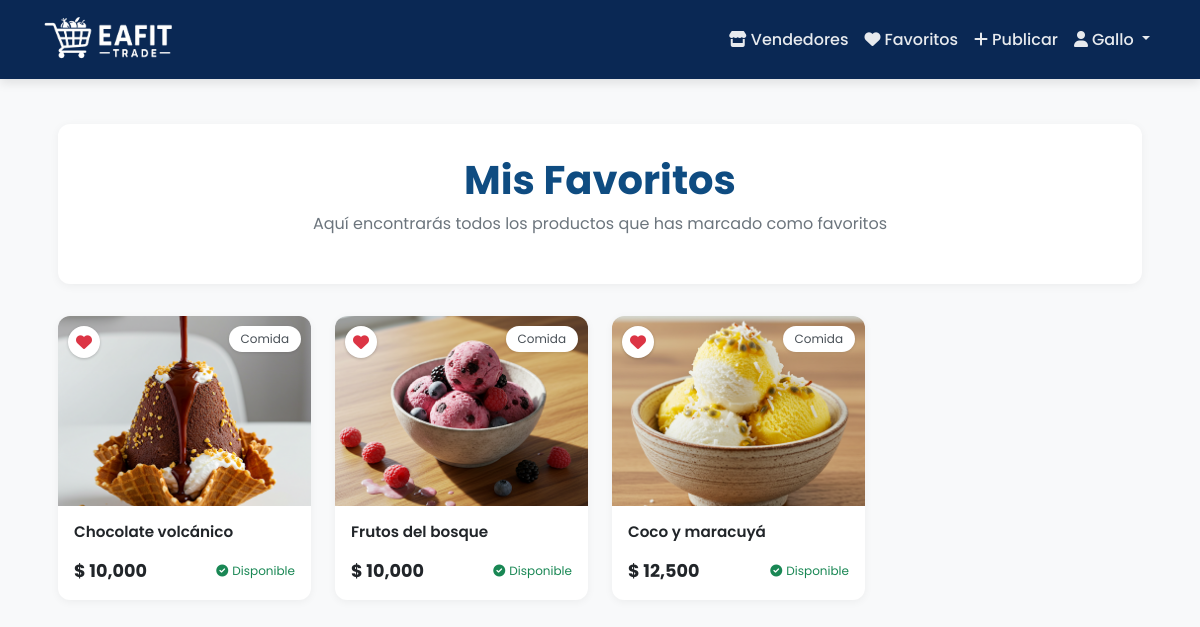
The app's page /favorites/ (signed in), older data.
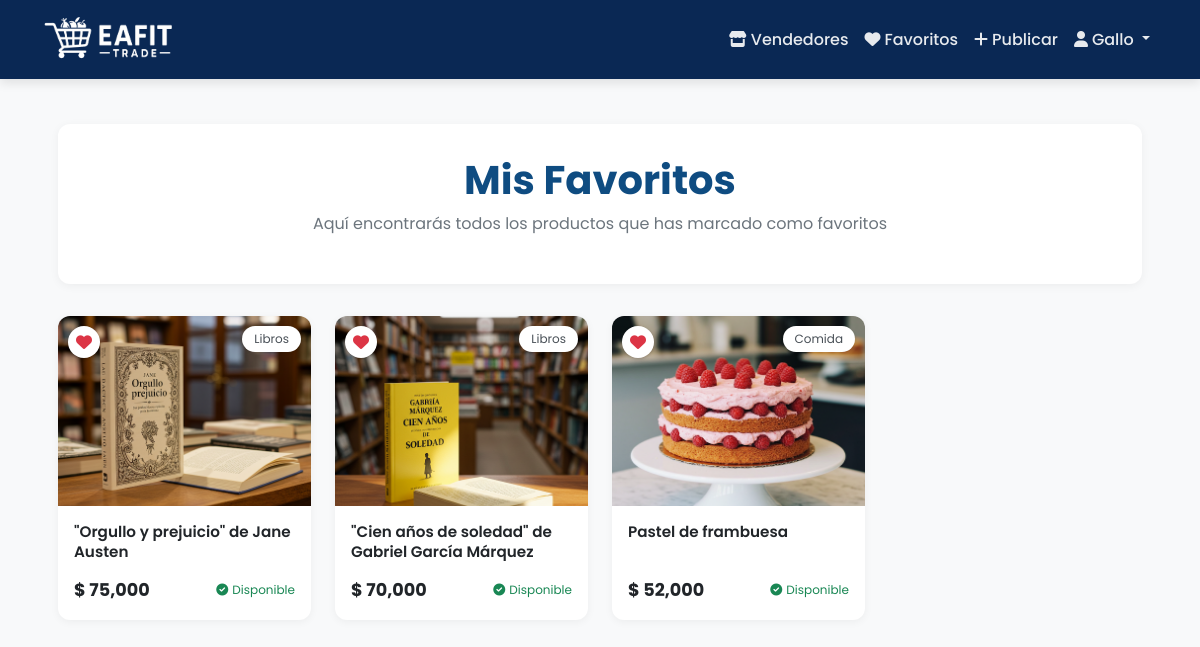
The same page, newer data.
### products/models.py (models this page shows, shortened)
class Favorite(models.Model):
    user = models.ForeignKey(
        User,
        on_delete=models.CASCADE,
        related_name='favorites'
    )
    product = models.ForeignKey(
        Product,
        on_delete=models.CASCADE,
        related_name='favorited_by'
    )
    created_at = models.DateTimeField(
        auto_now_add=True,
        verbose_name='Fecha de agregado'
    )
    class Meta:
        unique_together = ['user', 'product']
        ordering = ['-created_at']
        verbose_name = 'Favorito'
        verbose_name_plural = 'Favoritos'

class Product(models.Model):
    CATEGORY_CHOICES = [
        ('Comida', 'Comida'),
        ('Ropa', 'Ropa'),
        ('Tecnología', 'Tecnología'),
        ('Libros', 'Libros'),
        ('Otros', 'Otros'),
    ]
    CONDITION_CHOICES = [
        ('Nuevo', 'Nuevo'),
        ('Usado', 'Usado'),
        ('Buen estado', 'Buen estado'),
    ]
    FOOD_TYPE_CHOICES = [
        ('Panadería', 'Panadería'),
        ('Galletas', 'Galletas'),
        ('Repostería', 'Repostería'),
        ('Frutas', 'Frutas'),
        ('Frituras', 'Frituras'),
        ('Dulces', 'Dulces'),
        ('Helados', 'Helados'),
        ('Snacks', 'Snacks'),
        ('Comida rápida', 'Comida rápida'),
        ('Otros', 'Otros'),
    ]
    name = models.CharField(
        max_length=255,
        verbose_name='Nombre',
        help_text='Nombre del producto'
    )
    category = models.CharField(
        max_length=50,
        choices=CATEGORY_CHOICES,
        verbose_name='Categoría',
        null=True,
        blank=True
    )
    food_type = models.CharField(
        max_length=50,
        choices=FOOD_TYPE_CHOICES,
        verbose_name='Tipo de Comida',
        blank=True,
        null=True
    )
    description = models.TextField(
        verbose_name='Descripción',
        help_text='Describe tu producto detalladamente'
    )
    price = models.DecimalField(
        max_digits=10,
        decimal_places=2,
        validators=[MinValueValidator(0.01)],
        verbose_name='Precio',
        help_text='Precio en pesos colombianos'
    )
    published_at = models.DateTimeField(
        default=timezone.now,
        verbose_name='Fecha de publicación'
    )
    condition = models.CharField(
        max_length=50,
        choices=CONDITION_CHOICES,
        verbose_name='Estado',
        blank=True,
        null=True
    )
    image = models.ImageField(
        upload_to='products/',
        verbose_name='Imagen',
        help_text='Imagen del producto'
    )
    seller = models.ForeignKey(
        User,
        on_delete=models.CASCADE,
        verbose_name='Vendedor',
        related_name='products'
    )
    available = models.BooleanField(
        default=True,
        verbose_name='Disponible'
    )
    class Meta:
        verbose_name = 'Producto'
        verbose_name_plural = 'Productos'
        ordering = ['-published_at']
        indexes = [
            models.Index(fields=['name']),
            models.Index(fields=['category']),
            models.Index(fields=['available']),
        ]

### products/views.py (the view)
# urls.py: path('favorites/', products_views.favorites_list, name='favorites_list'),
@login_required
def favorites_list(request):
    favorites = Favorite.objects.filter(user=request.user)
    if not favorites.exists():
        messages.info(request, 'No tienes productos favoritos. Explora la tienda para agregar algunos.')
    return render(request, 'products/favorites.html', {
        'favorites': favorites
    })

### products/templates/products/favorites.html (shortened to what this page needs)
{% extends 'products/base.html' %}
{% load humanize %}
{% block content %}
<div class="favorites-container">
    <div class="favorites-header">
        <h1>Mis Favoritos</h1>
        <p>Aquí encontrarás todos los productos que has marcado como favoritos</p>
    </div>
    <div id="favorites-content">
        {% if favorites %}
        <div class="products-grid">
            {% for favorite in favorites %}
            <div class="product-card {% if not favorite.product.available %}product-unavailable{% endif %}" id="favorite-{{ favorite.product.id }}">
                <button
                    onclick="toggleFavorite(event, '{{ favorite.product.id }}')"
                    class="favorite-btn"
                    title="Eliminar de favoritos"
                >
                    <i class="fas fa-heart"></i>
                </button>
                <div class="product-img-container">
                    {% if favorite.product.image %}
                    <img src="{{ favorite.product.image.url }}" class="product-img" alt="{{ favorite.product.name }}">
                    {% else %}
                    <div class="product-img default-img"></div>
                    {% endif %}
                    <span class="category-badge">{{ favorite.product.get_category_display }}</span>
                </div>
                <div class="product-body">
                    <a href="{% url 'product_detail' favorite.product.id %}" class="text-decoration-none">
                        <h3 class="product-title">{{ favorite.product.name }}</h3>
                    </a>
                    <div class="price-container">
                        <div class="d-flex align-items-center justify-content-between">
                            <span class="product-price">$ {{ favorite.product.price|floatformat:0|intcomma }}</span>
                            {% if favorite.product.available %}
                            <span class="availability-badge text-success">
                                <i class="fas fa-check-circle"></i>Disponible
                            </span>
                            {% else %}
                            <span class="availability-badge text-danger">
                                <i class="fas fa-times-circle"></i>No disponible
                            </span>
                            {% endif %}
                        </div>
                    </div>
                </div>
            </div>
            {% endfor %}
        </div>
        {% endif %}
    </div>
</div>
{% endblock %}

### products/templates/products/base.html (shortened to what this page needs)
<!DOCTYPE html>
<html>
<head>
    <link href="https://cdn.jsdelivr.net/npm/bootstrap@5.3.2/dist/css/bootstrap.min.css" rel="stylesheet">
    <link href="https://cdnjs.cloudflare.com/ajax/libs/font-awesome/6.0.0/css/all.min.css" rel="stylesheet">
</head>
<body>
    <nav class="navbar navbar-expand-lg navbar-dark">
        <div class="container">
            <a class="navbar-brand" href="{% url 'home' %}">
                <img src="/media/Logo/EafitTrade_Nuevo_logo.png" alt="EAFIT Trade Logo" height="55" class="d-inline-block align-middle">
            </a>
            <div class="collapse navbar-collapse" id="navbarNav">
                <ul class="navbar-nav ms-auto">
                    <li class="nav-item">
                        <a class="nav-link" href="{% url 'seller_list' %}">
                            <i class="fas fa-store me-1"></i>Vendedores
                        </a>
                    </li>
                    {% if user.is_authenticated %}
                        <li class="nav-item">
                            <a class="nav-link" href="{% url 'favorites_list' %}">
                                <i class="fas fa-heart me-1"></i>Favoritos
                            </a>
                        </li>
                        <li class="nav-item">
                            <a class="nav-link" href="{% url 'add_product' %}">
                                <i class="fas fa-plus me-1"></i>Publicar
                            </a>
                        </li>
                        <li class="nav-item dropdown">
                            <a class="nav-link dropdown-toggle" href="#" role="button" data-bs-toggle="dropdown">
                                <i class="fas fa-user me-1"></i>{{ user.username }}
                            </a>
                        </li>
                    {% endif %}
                </ul>
            </div>
        </div>
    </nav>
    <div class="content">
        <div class="container">
            {% block content %}{% endblock %}
        </div>
    </div>
</body>
</html>

### products/templates/products/base.html (style rules this page uses)
:root { --primary-color: hwb(216 4% 67%); --primary-color-rgb: 4, 72, 150; --secondary-color: #6c757d; --light-bg: #f8f9fa; --card-shadow: 0 10px 20px rgba(0,0,0,0.05); --hover-shadow: 0 15px 30px rgba(0,0,0,0.1); --border-radius: 16px; --input-radius: 10px; --button-radius: 10px; --transition-speed: 0.3s; }
body { font-family: 'Poppins', sans-serif; background-color: var(--light-bg); color: #2c3e50; padding-top: 76px; }
h1, h2, h3, h4, h5, h6 { font-weight: 600; }
.navbar { background-color: var(--primary-color); box-shadow: 0 4px 10px rgba(0,0,0,0.1); padding: 0.75rem 0; position: fixed; top: 0; left: 0; right: 0; z-index: 1030; transition: transform 0.3s ease; }
.navbar-brand { display: flex; align-items: center; padding: 0; }
.navbar-brand img { max-height: 55px; transition: all 0.3s ease; }
.nav-link { color: rgba(255,255,255,0.9) !important; font-weight: 500; padding: 0.5rem 1rem; border-radius: 8px; transition: all 0.2s ease; }
.content { min-height: calc(100vh - 76px); padding: 2rem 0; }

### products/templates/products/favorites.html (style rules this page uses)
body { background-color: #f8f9fa; }
.favorites-container { max-width: 1200px; margin: 0 auto; padding: 1rem; }
.favorites-header { background-color: white; border-radius: 12px; box-shadow: 0 2px 10px rgba(0,0,0,0.05); padding: 2rem; margin-bottom: 2rem; text-align: center; }
.favorites-header h1 { color: #0f4c81; font-size: 2.5rem; font-weight: 700; margin-bottom: 0.5rem; }
.favorites-header p { color: #6c757d; font-size: 1rem; }
.products-grid { display: grid; grid-template-columns: repeat(auto-fill, minmax(240px, 1fr)); gap: 1.5rem; }
.product-card { background-color: white; border-radius: 12px; overflow: hidden; transition: transform 0.2s, box-shadow 0.2s; box-shadow: 0 2px 8px rgba(0,0,0,0.05); position: relative; display: flex; flex-direction: column; height: 100%; cursor: pointer; }
.product-img-container { position: relative; width: 100%; padding-top: 75%; overflow: hidden; }
.product-img { position: absolute; top: 0; left: 0; width: 100%; height: 100%; object-fit: cover; }
.category-badge { position: absolute; top: 10px; right: 10px; background: white; color: #495057; font-size: 0.75rem; padding: 0.25rem 0.75rem; border-radius: 30px; box-shadow: 0 1px 3px rgba(0,0,0,0.1); z-index: 1; }
.product-body { padding: 1rem; display: flex; flex-direction: column; flex-grow: 1; }
.product-title { font-size: 0.95rem; font-weight: 600; margin-bottom: 0.5rem; color: #212529; display: -webkit-box; -webkit-line-clamp: 2; -webkit-box-orient: vertical; overflow: hidden; line-height: 1.3; }
.price-container { margin-top: auto; padding-top: 0.5rem; }
.product-price { font-size: 1.1rem; font-weight: 700; color: #212529; display: flex; align-items: center; }
.availability-badge { margin-left: 0.5rem; font-size: 0.75rem; display: flex; align-items: center; }
.availability-badge i { margin-right: 0.25rem; }
.favorite-btn { position: absolute; top: 10px; left: 10px; background-color: white; color: #dc3545; border: none; width: 32px; height: 32px; border-radius: 50%; display: flex; align-items: center; justify-content: center; box-shadow: 0 1px 3px rgba(0,0,0,0.2); z-index: 1; cursor: pointer; }

Row changes from the older to the newer data that the page shows:
removed Favorite: product.image (picture), product.category "Comida", product.name "Chocolate volcánico", product.price "10,000", shows "Disponible"
removed Favorite: product.image (picture), product.category "Comida", product.name "Frutos del bosque", product.price "10,000", shows "Disponible"
removed Favorite: product.image (picture), product.category "Comida", product.name "Coco y maracuyá", product.price "12,500", shows "Disponible"
added Favorite: product.image (picture), product.category "Libros", product.name "\"Orgullo y prejuicio\" de Jane Austen", product.price "75,000", shows "Disponible"
added Favorite: product.image (picture), product.category "Libros", product.name "\"Cien años de soledad\" de Gabriel García Márquez", product.price "70,000", shows "Disponible"
added Favorite: product.image (picture), product.category "Comida", product.name "Pastel de frambuesa", product.price "52,000", shows "Disponible"
